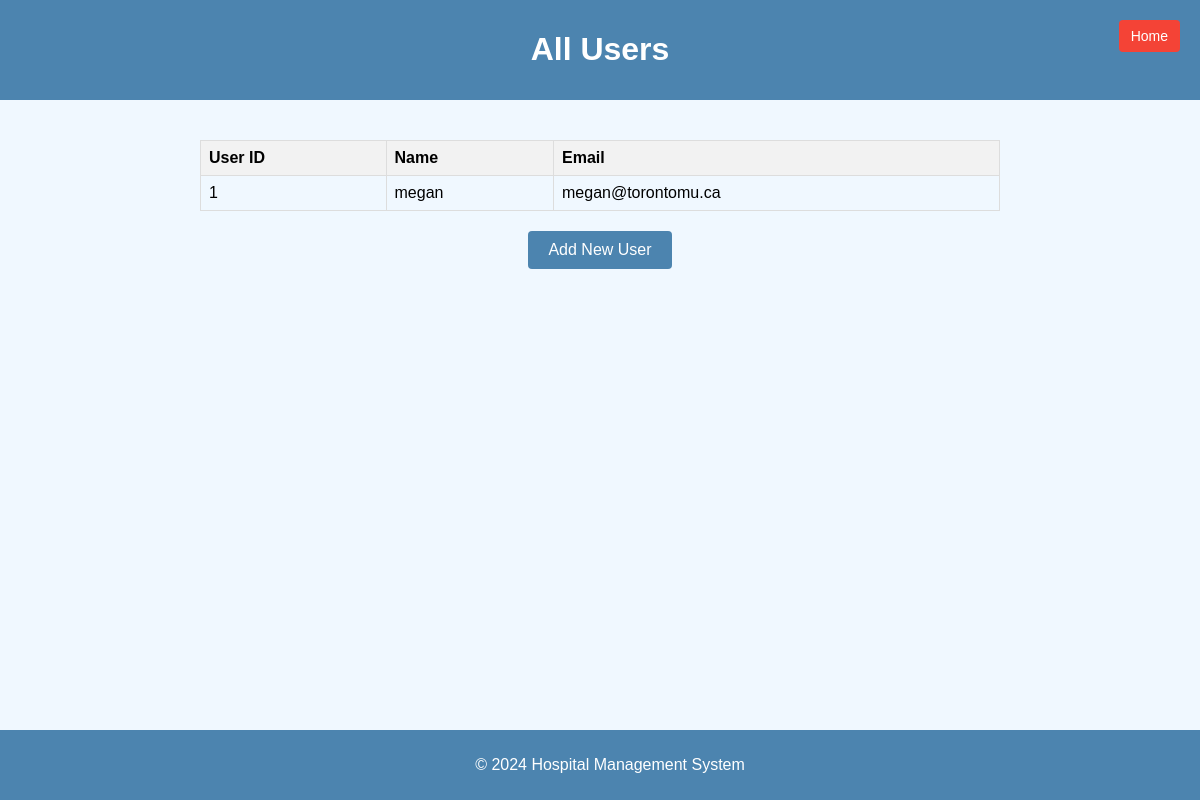
/all-users, run on the app's committed database.
### management/models.py (models this page shows, shortened)
class User(AbstractUser):
    email = models.CharField(max_length=255, unique=True)
    name = models.CharField(max_length=255)
    USERNAME_FIELD = 'email'
    REQUIRED_FIELDS = ['name']

### management/views.py (the view)
# urls.py: path('all-users', AllUsers.as_view(), name='all-users'),
class AllUsers(TemplateView):
    template_name = 'user_view.html'
    def get_context_data(self, **kwargs):
        context = super().get_context_data(**kwargs)
        context["users"] = User.objects.all()
        return context

### hospital/templates/user_view.html (shortened to what this page needs)
<!DOCTYPE html>
<html lang="en">
  <head>
    <link rel="stylesheet" href="style.css" />
  </head>
  <body>
    <header>
      <h1>All Users</h1>
      <a href="/" class="home-btn">Home</a>
    </header>
    <main>
      <div class="container">
        <table>
          <thead>
            <tr>
              <th>User ID</th>
              <th>Name</th>
              <th>Email</th>
            </tr>
          </thead>
          <tbody>
            {% for user in users %}
            <tr>
              <td>{{ user.id }}</td>
              <td>{{ user.name }}</td>
              <td>{{ user.email }}</td>
            </tr>
            {% endfor %}
          </tbody>
        </table>
        <a href="/add-user" class="add-user-btn">Add New User</a>
      </div>
    </main>
    <footer>
      <p>&copy; 2024 Hospital Management System</p>
    </footer>
  </body>
</html>

### hospital/templates/style.css (style rules this page uses)
body { font-family: Arial, sans-serif; margin: 0; padding: 0; background-color: #f0f8ff; }
header, main, footer { padding: 10px; }
header { background-color: #4c84af; color: white; text-align: center; }
main { padding: 20px; }
footer { background-color: #4c84af; color: white; text-align: center; position: fixed; bottom: 0; width: 100%; }

### hospital/templates/user_view.html (style rules this page uses)
.container { max-width: 800px; margin: 0 auto; padding: 20px; display: flex; flex-direction: column; align-items: center; }
table { width: 100%; border-collapse: collapse; }
th, td { border: 1px solid #dddddd; padding: 8px; text-align: left; }
th { background-color: #f2f2f2; }
.add-user-btn { margin-top: 20px; background-color: #4c84af; color: white; padding: 10px 20px; border: none; border-radius: 4px; cursor: pointer; text-decoration: none; font-size: 16px; transition: background-color 0.3s; }
.home-btn { position: absolute; top: 20px; right: 20px; padding: 8px 12px; background-color: #f44336; color: white; border: none; border-radius: 4px; cursor: pointer; text-decoration: none; font-size: 14px; transition: background-color 0.3s; }

### data on the page
User: id "1", name "megan", email "megan@torontomu.ca"
